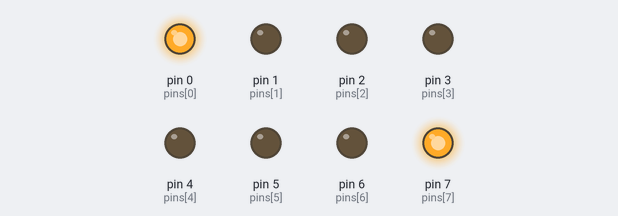
The sketch below on a simulated Arduino Uno, built with avr-gcc and run on an emulated ATmega328P. On the bench: output pins drawn as LEDs (lit = HIGH).

Above: at 0.5 s.
At 2.5 s:
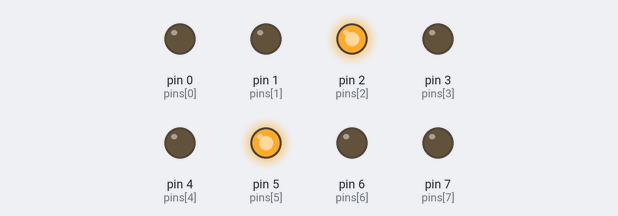
At 4.0 s:
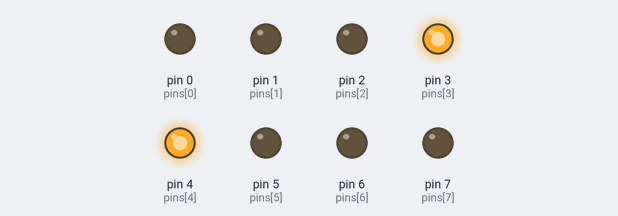
At 9.5 s:
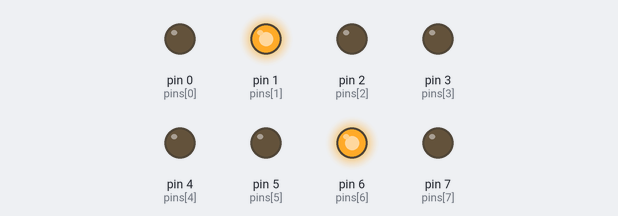
Timing chart, 0 to 10.4 s (numbered marks = the images above):
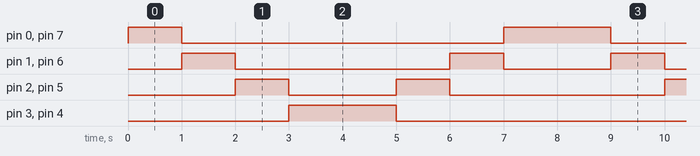

The sketch:

CH_9_code_7.ino
```cpp
/*
 *  아트멜 스튜디오와 아두이노로 배우는 ATmega328 프로그래밍
 *
 * 		Gyeongyong Heo (hgycap@deu.ac.kr)
 *			Department of Electronic Engineering
 *			Dong-eui University
 *  	2015. 07. 14
 */

int pins[] = {0, 1, 2, 3, 4, 5, 6, 7}; // 포트 D의 아두이노 핀 번호
void setup()
{
	for(int i = 0; i < 8; i++){ // 포트 D의 핀들을 출력으로 설정
		pinMode(pins[i], OUTPUT);
	}
}
void loop()
{
	for(int i = 0; i < 8; i++){ // 8개 패턴
		for(int j = 0; j < 8; j++){ // 패턴별 8개 LED
			if(j == i || j == (7 - i)) // 패턴당 2개의 LED만 켜고
			digitalWrite(pins[j], HIGH);
			else // 나머지 6개는 끔
			digitalWrite(pins[j], LOW);
		}
		delay(1000);
	}
}
```

Measured:
- by itself, pin 0 (pins[0]), pin 7 (pins[7]): repeats every 8.0 s: LOW 6.0 s, HIGH 2.0 s
- by itself, pin 1 (pins[1]), pin 6 (pins[6]): repeats every 8.0 s: LOW 4.0 s, HIGH 1.0 s, LOW 2.0 s, HIGH 1.0 s
- by itself, pin 2 (pins[2]), pin 5 (pins[5]): repeats every 8.0 s: LOW 2.0 s, HIGH 1.0 s, LOW 4.0 s, HIGH 1.0 s
- by itself, pin 3 (pins[3]), pin 4 (pins[4]): alternates HIGH for 2.0 s and LOW for 6.0 s
